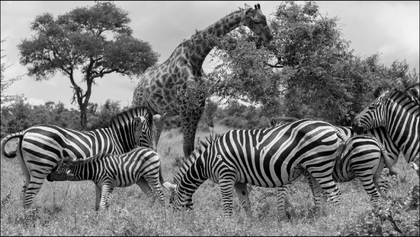
%> input picture frequency-analysis-filtering/zebra.png, 420 x 237 px, shrunk from 1693 x 955 before the run
$ octave file.m   (GNU Octave 9; MATLAB toolbox functions it lacks are replaced by stand-ins)
%> lines starting %> are read from the running program, lines starting %| are printed output that depends on the picture
### frequency-analysis-filtering/gaus_highpass.m
% function to perform gaussian highpass filtering on an image

% Implement Gaussian highpass filtering in the frequency domain, with the filter simulated
% in the spatial domain. Show the results using different filter parameters.
function img_filt = gaus_highpass(img, D0)
    [N, M] = size(img);
    F = fftshift(fft2(img));

    [X,Y] = meshgrid(1:M, 1:N);
    cx = floor(M/2) + 1;
    cy = floor(N/2) + 1;

    D = sqrt((X-cx).^2 + (Y-cy).^2);

    Z = 1 - exp(-(D.^2)/(2*D0^2));

    % Apply filter
    G = Z .* F;

    % Transform back to spatial domain
    img_filt = real(ifft2(ifftshift(G)));
end

### frequency-analysis-filtering/file.m
img = imread("zebra.png");
%> img is the input picture: size 237x420x3 uint8; mean R, G, B 121.8, 121.8, 121.8
img = double(rgb2gray(img));
%> img: size 237x420 double

%% Part 1: Frequency spectra and its rotated version
% Original image
af = fft2(img); % 2-D Fourier transform
afs = fftshift(af); % Move zero frequency to center

mag = log(abs(afs)); % Log magnitude spectrum
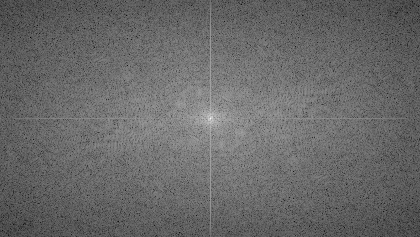
%> mag: size 237x420 double; min 2.95, max 16.31, mean 8.45; drawn with min black and max white
phase = angle(afs); % Phase spectrum
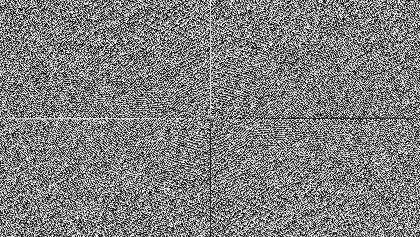
%> phase: size 237x420 double; min -3.14, max 3.14, mean 3.16e-05; drawn with min black and max white

figure; imshow(mag, []);
title('Original Image - Magnitude Spectrum');

figure; imshow(phase, []);
title('Original Image - Phase Spectrum');

% Rotate image
img_r = imrotate(img, 90);
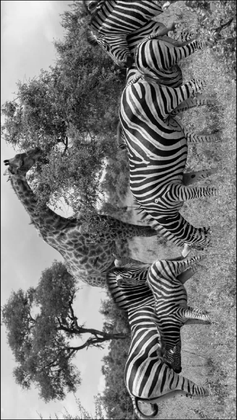
%> img_r: size 420x237 double; min 0, max 255, mean 121.8; mean of the top-left, top-right, bottom-left and bottom-right quarters 124.4, 107.9, 140, 115

af_r = fft2(img_r); % FFT OF ROTATED IMAGE
afs_r = fftshift(af_r);

mag_r = log(abs(afs_r));
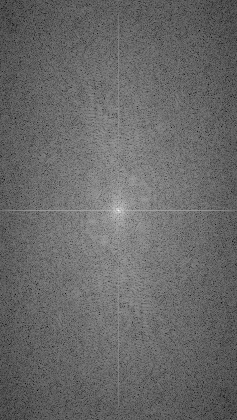
%> mag_r: size 420x237 double; min 2.95, max 16.31, mean 8.45; mean of the top-left, top-right, bottom-left and bottom-right quarters 8.42, 8.47, 8.47, 8.45; drawn with min black and max white
phase_r = angle(afs_r);
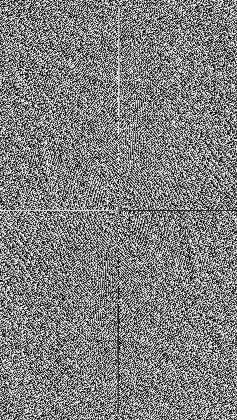
%> phase_r: size 420x237 double; min -3.14, max 3.14, mean 7.14e-19; drawn with min black and max white

figure; imshow(mag_r, []);
title('Rotated Image - Magnitude Spectrum');

figure; imshow(phase_r, []);
title('Rotated Image - Phase Spectrum');

%% Part 2: Gaussian Highpass
figure; imshow(img, []);
title("Original Image")

freqs = [30, 90, 150];
for freq = freqs
    gaus_highpass_img = gaus_highpass(img, freq);
    figure; imshow(gaus_highpass_img, []);
    title(sprintf('Gaussian High-Pass Filtered Image, D0 = %.1f', freq))
end
%> this loop made 3 passes
%> pass 1, in gaus_highpass, `img_filt = real(ifft2(ifftshift(G)));`:
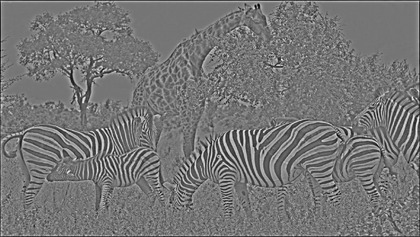
%> img_filt: size 237x420 double; min -120.2, max 139.9, mean 0; drawn with min black and max white
%> pass 2, in gaus_highpass (call 2), `img_filt = real(ifft2(ifftshift(G)));`:
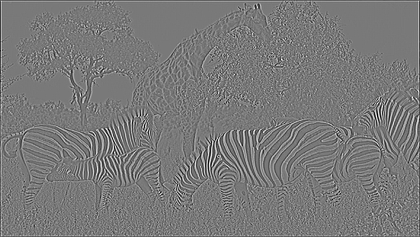
%> img_filt: size 237x420 double; min -64.51, max 70.93, mean 0; drawn with min black and max white

%% Part 3: Gaussian Highboost
figure; imshow(img, []);
title("Original Image")

freqs = [30, 150];
boosts = [1.1, 1.7];
for freq = freqs
    for boost = boosts
        gaus_highboost_img = gaus_highboost(img, freq, boost);
        figure; imshow(gaus_highboost_img, []);
        title(sprintf('Gaussian High-Boost Filtered Image, D0 = %.1f, A = %.1f',...
            freq, boost))
    end
end
